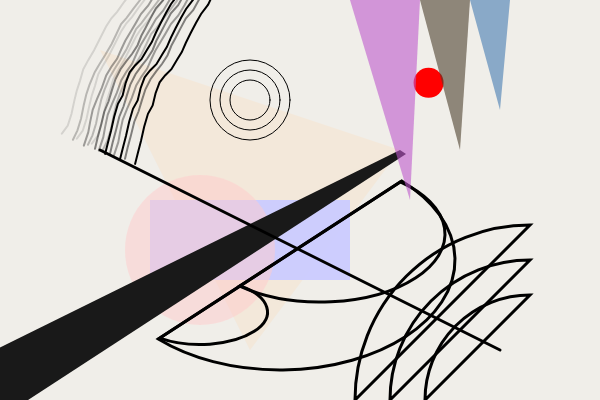
Frame 1 (no input)
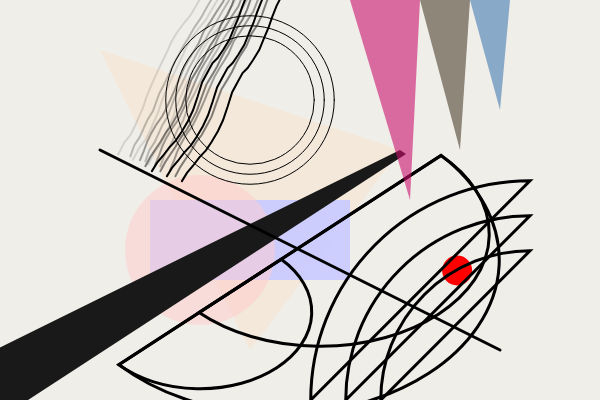
Frame 60 (no input)
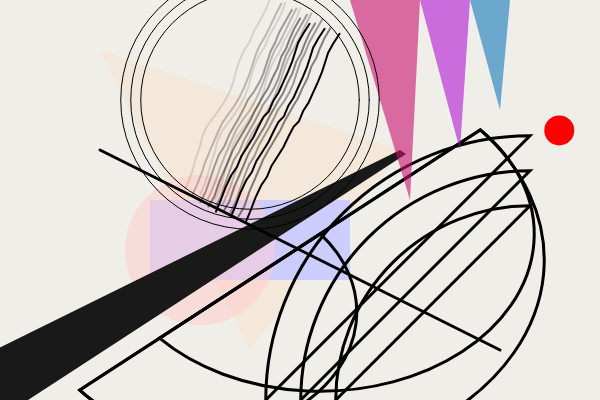
Frame 120 (the mouse pressed at the canvas centre since frame 60)

The p5.js sketch that drew these frames (run headless with seeded random() and noise() and a simulated clock; from frame 60 on, the mouse is pressed at the canvas centre):

// p5.js sketch
// ── sketch.js
let centerArcs = [[280, 260, 350, 220], [200, 312, 135, 65], [320, 234, 250, 136]];
let arcSizes = [350, 280, 210];
let circleSizes = [80, 60, 40];

let growthOffset = 0;   
let growthSpeed = 1.5; 
let growthLimit = 800; 

//왼쪽 세 선이 이동하는 변수
let trackX = 100; 
let trackY = 150; 
let trackSpeed = 0.5; 

// 빨간 점 좌표
let redDotX;
let redDotY;

//삼각형 3개 색상 관리
let triColor1, triColor2, triColor3;
let activeTriIndex = 0; 
let changeInterval = 40;

function setup() {
  createCanvas(600, 400);
  smooth(); 
  
  // 빨간 점 초기 위치
  redDotX = random(width);
  redDotY = random(height);

  // 삼각형 초기 랜덤 색상 
  triColor1 = color(random(255), random(255), random(255), 150);
  triColor2 = color(random(255), random(255), random(255), 150);
  triColor3 = color(random(255), random(255), random(255), 150);
}

function draw() {
 
  background('#F0EEE9'); 
  noStroke();
  fill('#FFCC9930'); triangle(100, 50, 250, 350, 400, 150);
  fill('#CCCCFFF1'); rect(150, 200, 200, 80);
  fill('#FFCCCC80'); circle(200, 250, 150);
  fill('#191919'); quad(-15, 355, 400, 150, 406, 154, 5, 415);

  // 애니메이션 1: 빨간 점
  if (frameCount % 60 === 0) {
    redDotX = random(width);  
    redDotY = random(height); 
  }
  fill('#FF0000'); 
  circle(redDotX, redDotY, 30);
  
  //팽창하는 가운데 반원과 우측 하단 반원
  noFill(); stroke('#000000'); strokeWeight(3);
  for (let a of centerArcs) {
    push(); translate(a[0], a[1]);
    arc(0, 0, a[2] + growthOffset, a[3] + growthOffset, radians(327), radians(147), CHORD);
    pop();
  }
  
  push(); translate(530, 400); 
  for (let s of arcSizes) {
    arc(0, 0, s + growthOffset, s + growthOffset, radians(180), radians(270), CHORD);
  }
  pop();

  //순차적으로 색상이 바뀌는 우측 상단 삼각형
  if (frameCount % changeInterval === 0) {
    if (activeTriIndex === 0) {
      triColor1 = color(random(255), random(255), random(255), 150);
    } else if (activeTriIndex === 1) {
      triColor2 = color(random(255), random(255), random(255), 150);
    } else if (activeTriIndex === 2) {
      triColor3 = color(random(255), random(255), random(255), 150);
    }
    activeTriIndex = (activeTriIndex + 1) % 3;
  }

  noStroke();
  fill(triColor1); triangle(350, 0, 420, 0, 410, 200);
  fill(triColor2); triangle(420, 0, 470, 0, 460, 150);
  fill(triColor3); triangle(470, 0, 510, 0, 500, 110);

  //대각선을 따라 흘러가는 노이즈 직선과 잔상
  strokeWeight(2);
  noFill();

  for (let i = 4; i >= 1; i--) { 
    let gx = trackX - (i * trackSpeed * 20); 
    let gy = trackY - (i * trackSpeed * 10);
    let ghostAlpha = 150 - (i * 30); 
    //잔상
    stroke(0, 0, 0, ghostAlpha); 
    for (let j = 0; j < 3; j++) {
      push(); 
      translate(gx + (j * 15), gy + (j * 5));
      drawNoisyLine(0, 0, 100, -200, (frameCount - (i * 5)) * 0.03);
      pop();
    }
  }
  
  //현재 위치의 선
  stroke(0, 0, 0, 255); 
  for (let j = 0; j < 3; j++) {
    push(); 
    translate(trackX + (j * 15), trackY + (j * 5));
    drawNoisyLine(0, 0, 100, -200, frameCount * 0.03);
    pop();
  }
  
  // 추적 위치 업데이트
  trackX += 2 * trackSpeed; 
  trackY += 1 * trackSpeed; 
  if (trackX > 500) {
    trackX = 100;
    trackY = 150;
  }
  strokeWeight(3);
  line(100, 150, 500, 350);

  //팽창하는 동심원
  noFill(); stroke('#000000'); strokeWeight(1);
  push(); translate(250, 100); 
  for (let s of circleSizes) {
    circle(0, 0, s + growthOffset);
  }
  pop();

  // 성장(팽창) 변수 업데이트
  growthOffset += growthSpeed;
  if (growthOffset > growthLimit) {
    growthOffset = 0;
  }
}

// 보조 함수: 노이즈로 꿈틀거리는 선을 그리는 함수
function drawNoisyLine(startX, startY, endX, endY, timeOffset) {
  beginShape();
  for (let t = 0; t <= 1; t += 0.05) {
    let bx = lerp(startX, endX, t);
    let by = lerp(startY, endY, t);
    
    let nx = map(noise(bx * 0.02, timeOffset), 0, 1, -15, 15);
    let ny = map(noise(by * 0.02, timeOffset + 100), 0, 1, -15, 15); 
    
    vertex(bx + nx, by + ny); 
  }
  endShape();
}
